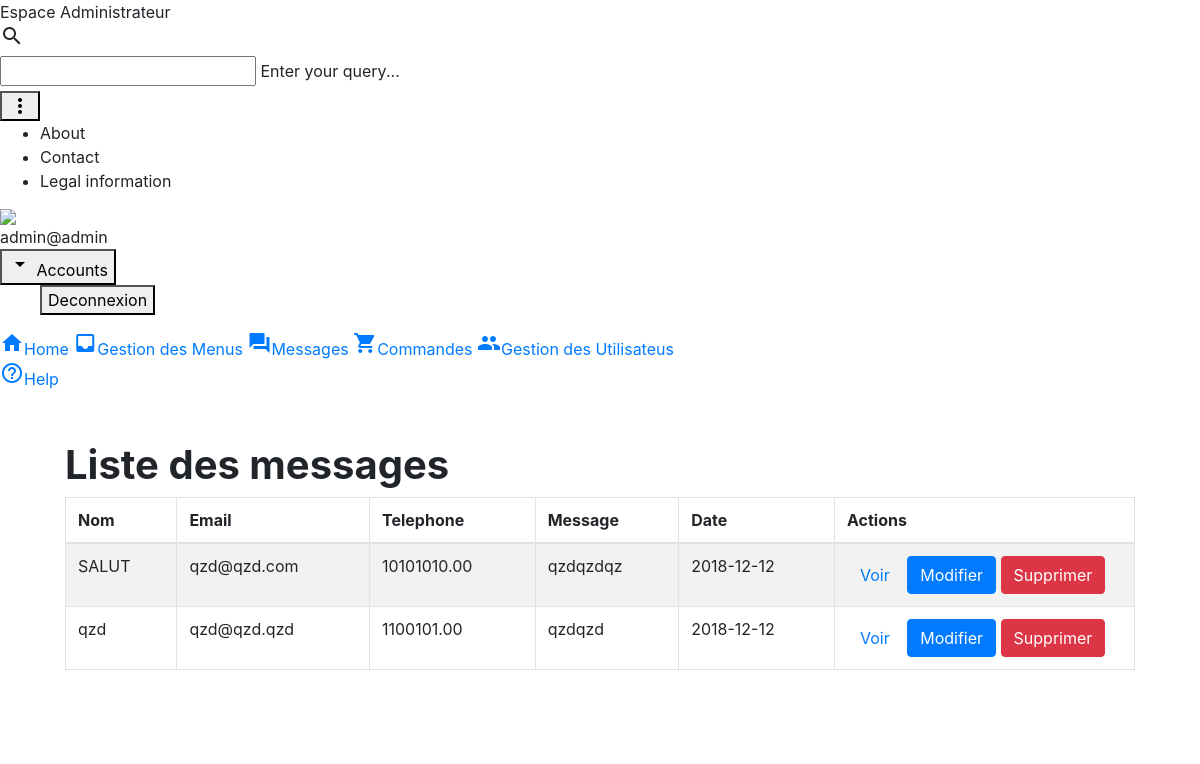
/admin/Messages/contact.php (signed in), run on the app's committed database.
### tables this page shows
CREATE TABLE IF NOT EXISTS `informations` (
  `id` int(10) UNSIGNED NOT NULL AUTO_INCREMENT,
  `nom` varchar(20) NOT NULL,
  `prenom` varchar(20) NOT NULL,
  `date_naissance` date NOT NULL,
  `adresse` varchar(40) NOT NULL,
  `mail` varchar(20) NOT NULL,
  `telephone` varchar(10) NOT NULL,
  `password` varchar(20) NOT NULL,
  `permissions` varchar(5) NOT NULL,
  PRIMARY KEY (`id`)
);

CREATE TABLE IF NOT EXISTS `contact` (
  `id` int(11) NOT NULL AUTO_INCREMENT,
  `nom` varchar(25) NOT NULL,
  `email` varchar(30) NOT NULL,
  `num_telephone` int(10) NOT NULL,
  `message` text NOT NULL,
  `date_contact` date NOT NULL,
  PRIMARY KEY (`id`)
);

### admin/Messages/contact.php (the view, shortened to what this page needs)
<link href="//maxcdn.bootstrapcdn.com/bootstrap/4.1.1/css/bootstrap.min.css" rel="stylesheet" id="bootstrap-css">
<?php
if(isset($_SESSION['id'])) {
  $pdo = new PDO('mysql:host=localhost;dbname=restauration','root','',array(PDO::ATTR_ERRMODE => PDO::ERRMODE_EXCEPTION));
  $req = $pdo->prepare("SELECT * FROM informations WHERE id = ?");
  $req->execute([
    $_SESSION['id'],
  ]);
  $valeur = $req->fetch();
}
?>
<!doctype html>
<html lang="en">
  <head>
    <link rel="stylesheet" href="https://code.getmdl.io/1.3.0/material.cyan-light_blue.min.css">
    <link rel="stylesheet" href="../css/styles.css">
  </head>
  <body>
    <div class="demo-layout mdl-layout mdl-js-layout mdl-layout--fixed-drawer mdl-layout--fixed-header">
      <header class="demo-header mdl-layout__header mdl-color--grey-100 mdl-color-text--grey-600">
        <div class="mdl-layout__header-row">
          <span class="mdl-layout-title">Espace Administrateur</span>
          <div class="mdl-textfield mdl-js-textfield mdl-textfield--expandable">
            <label class="mdl-button mdl-js-button mdl-button--icon" for="search">
              <i class="material-icons">search</i>
            </label>
            <div class="mdl-textfield__expandable-holder">
              <input class="mdl-textfield__input" type="text" id="search">
              <label class="mdl-textfield__label" for="search">Enter your query...</label>
            </div>
          </div>
          <button class="mdl-button mdl-js-button mdl-js-ripple-effect mdl-button--icon" id="hdrbtn">
            <i class="material-icons">more_vert</i>
          </button>
          <ul class="mdl-menu mdl-js-menu mdl-js-ripple-effect mdl-menu--bottom-right" for="hdrbtn">
            <li class="mdl-menu__item">About</li>
            <li class="mdl-menu__item">Contact</li>
            <li class="mdl-menu__item">Legal information</li>
          </ul>
        </div>
      </header>
      <div class="demo-drawer mdl-layout__drawer mdl-color--blue-grey-900 mdl-color-text--blue-grey-50">
        <header class="demo-drawer-header">
          <img src="https://image.ibb.co/mGn5np/user.jpg" class="demo-avatar">
          <div class="demo-avatar-dropdown">
            <span><?php echo $valeur['mail']; ?></span>
            <button id="accbtn" class="mdl-button mdl-js-button mdl-js-ripple-effect mdl-button--icon">
              <i class="material-icons" role="presentation">arrow_drop_down</i>
              <span class="visuallyhidden">Accounts</span>
            </button>
            <ul class="mdl-menu mdl-menu--bottom-right mdl-js-menu mdl-js-ripple-effect" for="accbtn">
              <form  role="form" method="post" action="../PDOtraitement/PDOuserdeco.php">
                <button type="submit" >Deconnexion</button></br>
            </form>
            </ul>
          </div>
        </header>
        <nav class="demo-navigation mdl-navigation mdl-color--blue-grey-800">
          <a class="mdl-navigation__link" href="../main.php"><i class="mdl-color-text--blue-grey-400 material-icons" role="presentation">home</i>Home</a>
          <a class="mdl-navigation__link" href="../Menus/gestion_menu.php"><i class="mdl-color-text--blue-grey-400 material-icons" role="presentation">inbox</i>Gestion des Menus</a>
          <a class="mdl-navigation__link" href="contact.php"><i class="mdl-color-text--blue-grey-400 material-icons" role="presentation">forum</i>Messages</a>
          <a class="mdl-navigation__link" href=""><i class="mdl-color-text--blue-grey-400 material-icons" role="presentation">shopping_cart</i>Commandes</a>
          <a class="mdl-navigation__link" href=""><i class="mdl-color-text--blue-grey-400 material-icons" role="presentation">people</i>Gestion des Utilisateus</a>
          <a class="mdl-navigation__link" href=""><i class="mdl-color-text--blue-grey-400 material-icons" role="presentation">help_outline</i><span class="visuallyhidden">Help</span></a>
        </nav>
      </div>
      <main class="mdl-layout__content mdl-color--grey-100">
        <div class="container admin">
            <div class="row">
                <h1><strong>Liste des messages   </strong></h1>
                <table class="table table-striped table-bordered">
                  <thead>
                    <tr>
                      <th>Nom</th>
                      <th>Email</th>
                      <th>Telephone</th>
                      <th>Message</th>
                      <th>Date</th>
                      <th>Actions</th>
                    </tr>
                  </thead>
                  <tbody>
                      <?php
                        $db = Database::connect();
                        $statement = $db->query('SELECT * FROM contact');
                        while($contact = $statement->fetch())
                        {
                            echo '<tr>';
                            echo '<td>'. $contact['nom'] . '</td>';
                            echo '<td>'. $contact['email'] . '</td>';
                            echo '<td>'. number_format($contact['num_telephone'], 2, '.', '') . '</td>';
                            echo '<td>'. $contact['message'] . '</td>';
                            echo '<td>'. $contact['date_contact'] . '</td>';
                            echo '<td width=300>';
                            echo '<a class="btn btn-default" href="view.php?id='.$contact['id'].'"><span class="glyphicon glyphicon-eye-open"></span> Voir</a>';
                            echo '<a class="btn btn-primary" href="update.php?id='.$contact['id'].'"><span class="glyphicon glyphicon-pencil"></span> Modifier</a>';
                            echo '<a class="btn btn-danger" href="delete.php?id='.$contact['id'].'"><span class="glyphicon glyphicon-remove"></span> Supprimer</a>';
                            echo '</td>';
                            echo '</tr>';
                        }
                      ?>
                  </tbody>
                </table>
            </div>
        </div>
      </main>
  </body>
</html>

### css/styles.css (style rules this page uses)
body { background: url(../images/bg.png); }
.admin { background: #fff; padding: 50px; border-radius: 10px; }

### data on the page
informations: mail "admin@admin"
contact: nom "SALUT", email "qzd@qzd.com", num_telephone "10101010.00", message "qzdqzdqz", date_contact "2018-12-12"
contact: nom "qzd", email "qzd@qzd.qzd", num_telephone "1100101.00", message "qzdqzd", date_contact "2018-12-12"
